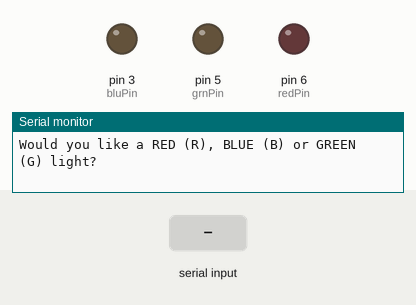
The sketch below on a simulated Arduino Uno, built with avr-gcc and run on an emulated ATmega328P. Parts: output pins drawn as LEDs (lit = HIGH), the last lines printed to the serial monitor. The test bench sets the inputs (shaded band).

Above: at 1.2 s.
1.3 s: "red" received over Serial
At 3.0 s:
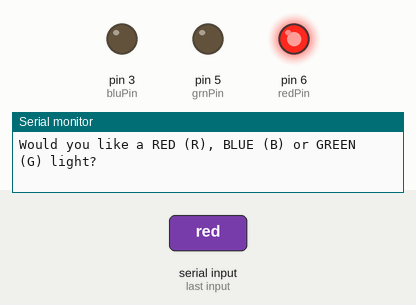
3.8 s: "green" received over Serial
At 6.0 s:
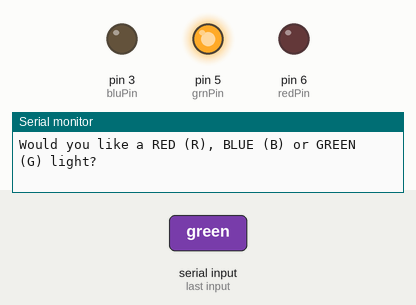
6.3 s: "blue" received over Serial
At 8.0 s:
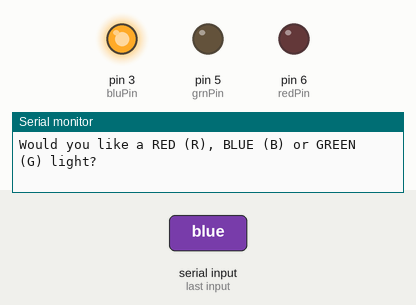
8.8 s: "r" received over Serial
At 11.0 s:
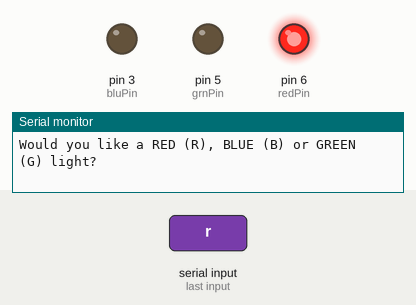
11.3 s: "g" received over Serial
At 12.9 s:
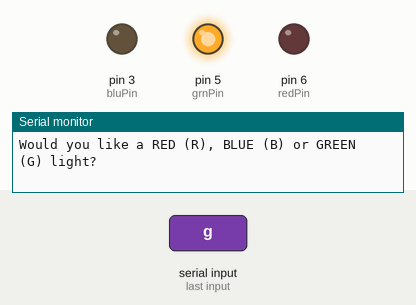
Timing chart, 0 to 14.4 s (numbered marks = the images above; inputs shaded):
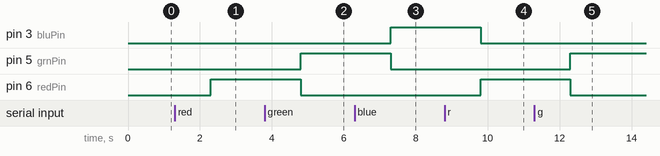

Measured:
- after the input at 1.3 s, pin 6 (redPin): LOW → HIGH after 1.0 s
- after the input at 3.8 s, pin 5 (grnPin): LOW → HIGH after 1.0 s; pin 6 (redPin): HIGH → LOW after 1.0 s
- after the input at 6.3 s, pin 3 (bluPin): LOW → HIGH after 1.0 s; pin 5 (grnPin): HIGH → LOW after 1.0 s
- after the input at 8.8 s, pin 3 (bluPin): HIGH → LOW after 1.0 s; pin 6 (redPin): LOW → HIGH after 1.0 s
- after the input at 11.3 s, pin 5 (grnPin): LOW → HIGH after 1.0 s; pin 6 (redPin): HIGH → LOW after 1.0 s

The sketch:

lesson_19_session.ino
```cpp
int endDelay = 1000;
String inputString;

// String prompt = "What is your name? ";
// String response1 = "Hello ";
// String response2 = ", welcome to Arduino!";

String prompt = "Would you like a RED (R), BLUE (B) or GREEN (G) light?";
int redPin = 6;
int grnPin = 5;
int bluPin = 3;

void setup() {
    pinMode(redPin, OUTPUT);
    pinMode(grnPin, OUTPUT);
    pinMode(bluPin, OUTPUT);
    Serial.begin(9600);
}

void loop() {
    Serial.println(prompt);
    while(Serial.available() == 0){}
    inputString = Serial.readString();
    inputString.toLowerCase();
    Serial.println();

    //VSCode serial monitor input always uses \n line ending - be careful!
    if(inputString == "red" || inputString  == "r") {
        digitalWrite(redPin,1);
        digitalWrite(grnPin,0);
        digitalWrite(bluPin,0);
    } else if(inputString == "green" || inputString  == "g") {
        digitalWrite(redPin,0);
        digitalWrite(grnPin,1);
        digitalWrite(bluPin,0);
    } else if(inputString == "blue" || inputString == "b") {
        digitalWrite(redPin,0);
        digitalWrite(grnPin,0);
        digitalWrite(bluPin,1);
    } else {
        Serial.println("No valid input :(");
        digitalWrite(redPin,0);
        digitalWrite(grnPin,0);
        digitalWrite(bluPin,0);
    }

    delay(endDelay);
}
```
